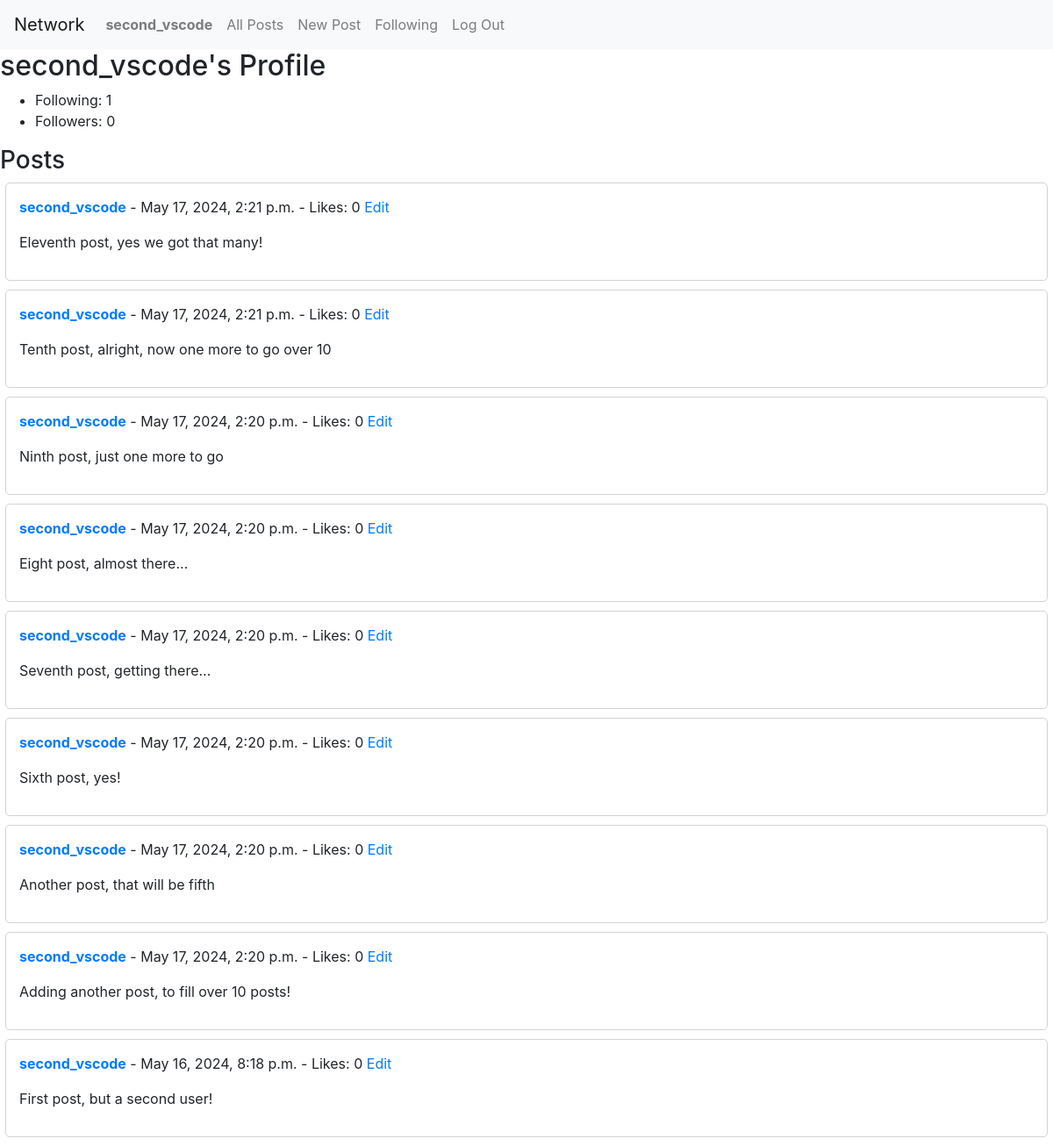
Page /profile/second_vscode/ (signed in) on the committed database.
### network/models.py (models this page shows, shortened)
class User(AbstractUser):
    pass

class Post(models.Model):
    user = models.ForeignKey(get_user_model(), on_delete=models.CASCADE, related_name='posts')
    content = models.TextField()
    timestamp = models.DateTimeField(auto_now_add=True)

### network/views.py (the view)
# urls.py: path("profile/<str:username>/", views.profile, name="profile"),
def profile(request, username):
    user = get_object_or_404(User, username=username)
    posts = Post.objects.filter(user=user).order_by('-timestamp')
    following_count = user.following.all().count()
    follower_count = user.followers.all().count()
    is_following = False
    if request.user.is_authenticated:
        is_following = Following.objects.filter(user=request.user, followed_user=user).exists()
    paginator = Paginator(posts, 10)
    page_number = request.GET.get('page')
    page_obj = paginator.get_page(page_number)
    return render(request, 'network/profile.html', {
        'profile_user': user,
        'posts': posts,
        'follower_count': follower_count,
        'following_count': following_count,
        'is_following': is_following,  # Pass this to the template
        'page_obj': page_obj
    })

### network/templates/network/profile.html (shortened to what this page needs)
{% extends "network/layout.html" %}
{% block body %}
    <h2>{{ profile_user.username }}'s Profile</h2>
    <ul>
        <li>Following: {{ following_count }}</li>
        <li>Followers: {{ follower_count }}</li>
    </ul>
    <h3>Posts</h3>
    {% if posts %}
        {% for post in page_obj %}
            <div class="post-container" data-post-id="{{ post.id }}">
                <div class="post">
                    <p>
                        <strong><a href="{% url 'profile' post.user.username %}">
                            {{ post.user.username }}</a></strong>
                        - {{ post.timestamp }} - Likes: 0
                        {% if post.user == user %}
                            <a href="#" class="edit-link">Edit</a>
                        {% endif %}
                    </p>
                    <p id="post-content-{{ post.id }}">{{ post.content }}</p>
                </div>
            </div>
        {% endfor %}
    {% else %}
        <p>{{ profile_user.username }} hasn't made any posts yet.</p>
    {% endif %}
{% endblock %}

### network/templates/network/layout.html (shortened to what this page needs)
{% load static %}
<!DOCTYPE html>
<html lang="en">
    <head>
        <link rel="stylesheet" href="https://stackpath.bootstrapcdn.com/bootstrap/4.4.1/css/bootstrap.min.css">
        <link href="{% static 'network/styles.css' %}" rel="stylesheet">
    </head>
    <body>
        <nav class="navbar navbar-expand-lg navbar-light bg-light">
            <a class="navbar-brand" href="#">Network</a>
            <div>
              <ul class="navbar-nav mr-auto">
                {% if user.is_authenticated %}
                    <li class="nav-item">
                        <a class="nav-link" href="#"><strong>{{ user.username }}</strong></a>
                    </li>
                {% endif %}
                <li class="nav-item">
                  <a class="nav-link" href="{% url 'index' %}">All Posts</a>
                </li>
                {% if user.is_authenticated %}
                    <li class="nav-item">
                        <a class="nav-link" href="{% url 'new_post' %}">New Post</a>
                    </li>
                    <li class="nav-item">
                        <a class="nav-link" href="{% url 'following' %}">Following</a>
                    </li>
                    <li class="nav-item">
                        <a class="nav-link" href="{% url 'logout' %}">Log Out</a>
                    </li>
                {% endif %}
              </ul>
            </div>
          </nav>
        <div class="body">
            {% block body %}
            {% endblock %}
        </div>
    </body>
</html>

### network/static/network/styles.css (style rules this page uses)
.post { border: 1px solid lightgray; padding: 15px; margin-bottom: 10px; border-radius: 5px; max-width: 99vw; margin-left: auto; margin-right: auto; }

### rows in the picture
User: username "second_vscode"
Post: user.username "second_vscode", timestamp "May 17, 2024, 2:21 p.m.", shows "Edit", content "Eleventh post, yes we got that many!"
Post: user.username "second_vscode", timestamp "May 17, 2024, 2:21 p.m.", shows "Edit", content "Tenth post, alright, now one more to go over 10"
Post: user.username "second_vscode", timestamp "May 17, 2024, 2:20 p.m.", shows "Edit", content "Ninth post, just one more to go"
Post: user.username "second_vscode", timestamp "May 17, 2024, 2:20 p.m.", shows "Edit", content "Eight post, almost there..."
Post: user.username "second_vscode", timestamp "May 17, 2024, 2:20 p.m.", shows "Edit", content "Seventh post, getting there..."
Post: user.username "second_vscode", timestamp "May 17, 2024, 2:20 p.m.", shows "Edit", content "Sixth post, yes!"
Post: user.username "second_vscode", timestamp "May 17, 2024, 2:20 p.m.", shows "Edit", content "Another post, that will be fifth"
Post: user.username "second_vscode", timestamp "May 17, 2024, 2:20 p.m.", shows "Edit", content "Adding another post, to fill over 10 posts!"
Post: user.username "second_vscode", timestamp "May 16, 2024, 8:18 p.m.", shows "Edit", content "First post, but a second user!"

### other values in the picture
{{ following_count }} "1"
{{ follower_count }} "0"
